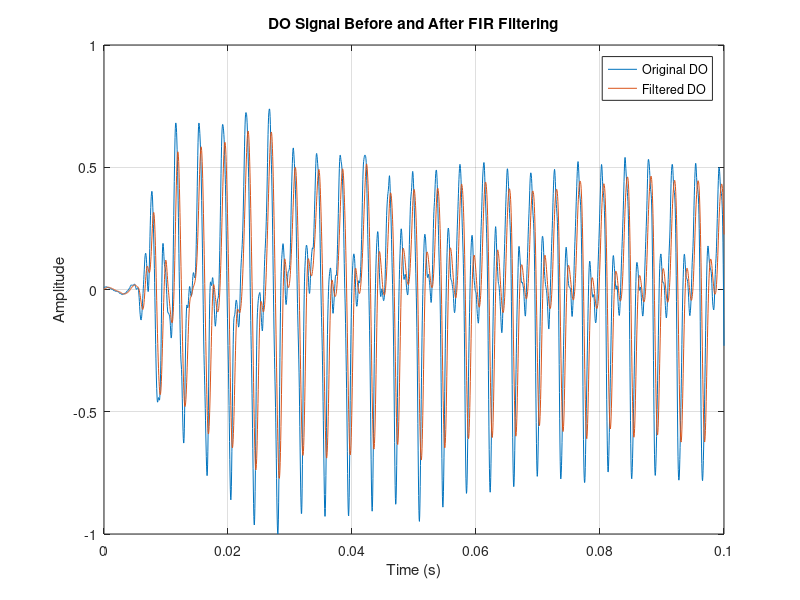
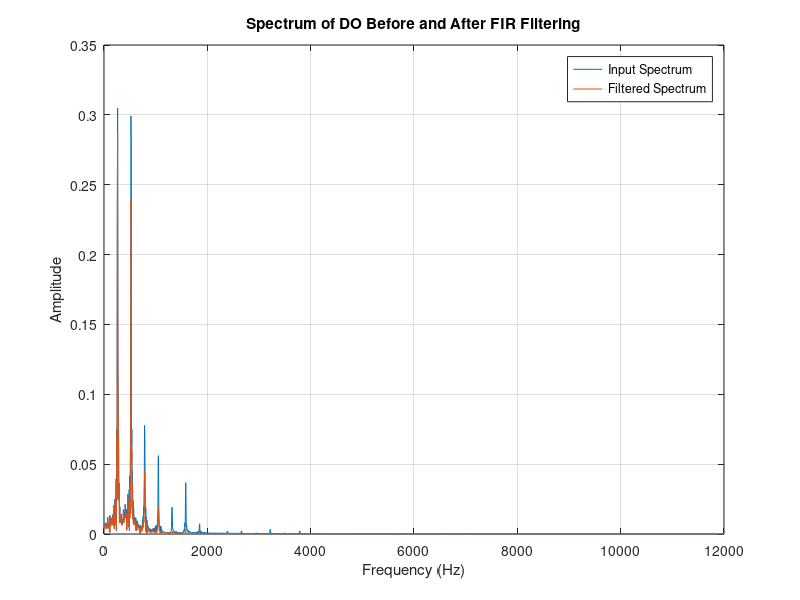

These charts were generated, in order, by the following MATLAB code:
%% --- FIR Filtering of the DO Signal Using Recurrence Method ---

clear; clc; close all;

%% 1. Load DO signal
load signal2.mat     % loads "signal"
t = signal(1,:);     % time vector
e = signal(2,:);     % input DO signal
N = length(e);       % number of samples
Tech = t(2);         % sampling period
Fs = 1/Tech;         % sampling frequency

%% 2. Load FIR filter coefficients (Num)
load FIR_coeff.mat   % created earlier by FDATool export
b = Num;             % rename for readability
M = length(b);       % number of coefficients

%% 3. FIR filtering using manual recurrence relation
s = zeros(1, N);     % output signal

for k = 1:N
    for i = 1:min(k, M)
        s(k) = s(k) + b(i) * e(k-i+1);
    end
end

%% 4. Plot input and output in time domain
figure;
plot(t, e); hold on;
plot(t, s);
xlabel("Time (s)");
ylabel("Amplitude");
title("DO Signal Before and After FIR Filtering");
legend("Original DO","Filtered DO");
grid on;

%% 5. Listen to the signals
disp("Playing original DO...");
sound(e, Fs);
pause(1.5);
disp("Playing filtered DO...");
sound(s, Fs);

%% 6. Compute FFTs for spectrum comparison
Nfft = 2^nextpow2(N);

E = fft(e, Nfft)/N;
S = fft(s, Nfft)/N;

f = linspace(0, Fs/2, Nfft/2+1);

E_amp = 2*abs(E(1:Nfft/2+1));
S_amp = 2*abs(S(1:Nfft/2+1));

%% 7. Plot FFT magnitude comparison
figure;
plot(f, E_amp); hold on;
plot(f, S_amp);
xlabel("Frequency (Hz)");
ylabel("Amplitude");
title("Spectrum of DO Before and After FIR Filtering");
legend("Input Spectrum","Filtered Spectrum");
grid on;
